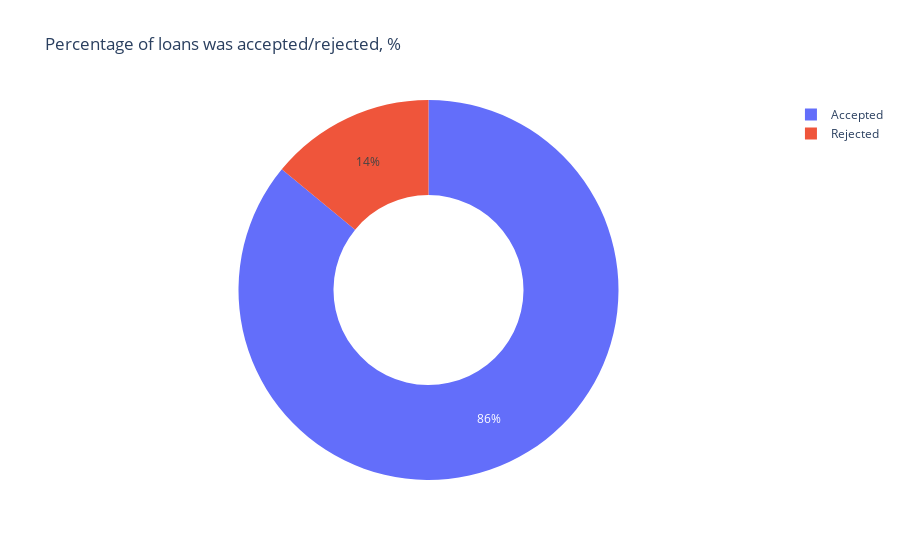

Notebook code for this chart:
### Markdown cell above
# Baseline

### Code cell
attrib = 'LoanAcceptReject'
temp_df = value_counts_to_dataframe(df,attrib)

fig = px.pie(temp_df, values='counts', 
       names='LoanAcceptReject', 
       hole=.5,
       title=f'Percentage of loans was accepted/rejected, %')
fig.show()

### Figure 1 — Plotly figure (JSON) as saved in the notebook; plotly's stock layout.template omitted (floating-point values rounded to 4 significant figures)
{"data": [{"domain": {"x": [0, 1], "y": [0, 1]}, "hole": 0.5, "hovertemplate": "LoanAcceptReject=%{label}<br>counts=%{value}<extra></extra>", "labels": ["Accepted", "Rejected"], "legendgroup": "", "name": "", "showlegend": true, "type": "pie", "values": [1025970, 167593]}], "layout": {"autosize": true, "legend": {"tracegroupgap": 0}, "title": {"text": "Percentage of loans was accepted/rejected, %"}}}
